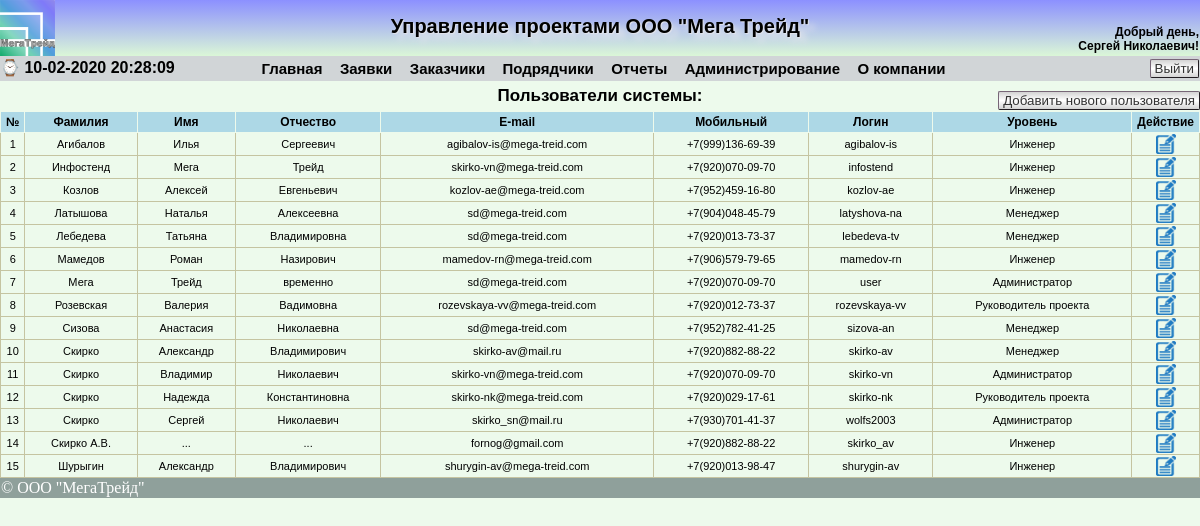
The page /showusers.php (signed in) on the database its author committed.
### tables this page shows
CREATE TABLE `users` (
  `id_users` int(11) NOT NULL AUTO_INCREMENT,
  `login` varchar(50) NOT NULL,
  `pass` varchar(50) NOT NULL,
  `surname` varchar(50) NOT NULL,
  `name` varchar(50) NOT NULL,
  `th_name` varchar(50) NOT NULL,
  `email` varchar(50) NOT NULL,
  `mobile` varchar(50) NOT NULL,
  `userlevel` int(1) unsigned NOT NULL,
  PRIMARY KEY (`id_users`)
);

### func/db.php (called while the page is built, shortened)
<?php
function Show_Users($connection)
{
	$search = "SELECT * FROM users ORDER BY surname, name, th_name ASC";
    $result = $connection->query ($search);
    $rows = $result->num_rows;
    if (!$rows) return false;
    else
    {
        $array = array ();
        for ($i=0; $i<$rows; $i++)
        {
            $result->data_seek ($i);
            $row =$result->fetch_array (MYSQLI_ASSOC);
            $array["$i"] = $row;
        }
    }
    return $array;
}
?>

### func/arrays.php (called while the page is built, shortened)
<?php
$user_level = array('Администратор', 'Руководитель проекта', 'Менеджер', 'Инженер');
?>

### showusers.php (the view, shortened to what this page needs)
<?php
require '/connection/config.php';
if($_SESSION['userlevel']==1)
{
require_once '/blocks/header.php';
require '/func/arrays.php';
?>
<!DOCTYPE html>
<html lang="ru">
<head>
</head>
<body>
<?php
	$users = Show_Users($link);
?>
	<div class="showcustomer">
			<div class="breadcrumbs">Пользователи системы:</div>
			<div class="newticket"><a href='/newuser.php' ><button class="button-new">Добавить нового пользователя</button></a></div>
				<table border="1" cellspacing="0">
					<thead>
						<tr class="hdr">
							<th width=1%>№</th>
							<th>Фамилия</th>
							<th>Имя</th>
							<th>Отчество</th>
							<th>E-mail</th>
							<th>Мобильный</th>
							<th>Логин</th>
							<th>Уровень</th>
							<th width=1%>Действие</th>
						</tr>
					</thead>
					<tbody>
				<?php foreach($users as $i => $users) { ?>
					<tr class="reg_text_show_tickets">
						<td align="center"><?=$i+1?></td>
						<td align="center"><?=$users['surname']?></td>
						<td align="center"><?=$users['name']?></td>
						<td align="center"><?=$users['th_name']?></td>
						<td align="center"><?=$users['email']?></td>
						<td align="center"><?=$users['mobile']?></td>
						<td align="center"><?=$users['login']?></td>
						<td align="center"><?=$user_level[$users['userlevel']-1]?></td>
						<td align="center"><a href='/edituser.php?user_id=<?= $users['id_users'] ?>' title = 'Изменить'>
						<img src='/images/edit.png' width='20' height='20'></td>
					</tr>
				<?php }?>
			</tbody>
		</table>
	</div>
<div id="footer">&copy; ООО "МегаТрейд"</div>
</body>
</html>
<?php
	}
	else
	{
		header('Location: /');
}
?>

### css/index.css (style rules this page uses)
@media screen { body { margin:0 auto; //height: 100%; //background: radial-gradient(90% 50%, #FFFFFF, #D2E6F2); background: #EDFAEC; } }
@media screen { #footer { display:block; position: relative; bottom:0; background: #8fa09b; color: #fff; padding: 1px; clear: left; //width: 99%; text-align: left; } }
@media screen { .showmodel td, th { padding: 3px 20px; vertical-align: middle; text-align: center; } }
@media screen { .button-new { //color: #000000; //border-top: 1px solid #696969; //background: #EDEDED; //font-size: 13px; //font-family: Lucida Console; background: -moz-linear-gradient(#D0ECF4, #5BC9E1, #D0ECF4); background: -webkit-gradient(linear, 0 0, 0 100%, from(#D3D3D3), to(#D3D3D3), color-stop(0.5, #FFFFFF)); filter: progid:DXImageTransform.Microsoft.gradient(startColorstr='#00BBD6', endColorstr='#EBFFFF'); padding: 1px 4px; color: #333; -moz-border-radius: 5px; -webkit-border-radius: 5px; text-decoration: none; border-radius: 2px; border: 1px outset #767; cursor: pointer; } }
@media screen { .show_rs td, th { padding: 3px 5px; vertical-align: middle; text-align: center; } }
@media screen { .showcustomer { display: block; position: relative; font-family: Arial, Helvetica, sans-serif; color: #000000; //width: 1024px; //margin-top: 5%; padding: 0px; //border: 2px solid black; //background: #C5D1D7; //background: #D7E1E6; //background: linear-gradient(90deg, rgba(121,58,180,0) 0%, #C6D3DA 5%, #C6D3DA 95%, rgba(131,58,180,0) 100%); text-align: center; margin: 0 auto; //margin-top: 1%; //border-radius: 20px; //-moz-border-radius: 20px; //-webkit-border-radius: 20px; } }
@media screen { .showcustomer table { margin: 0 auto; width: 100%; border-collapse: collapse; //background:#F0FFFF; border: 0px solid #C5C4A1; //padding: 10px; } }
@media screen { .hdr { background:#ADD8E6; font-family: Arial, Helvetica, sans-serif; border: 1px solid #EDFAEC; font-size: 12px; } }
@media screen { .newticket { display: block; position: absolute; //position: relative; top: 10px; right: 0px; } }
@media screen { .reg_text_show_tickets { //background: green; //font-size: calc(0.2vw + 0.2vh + 1vmin); font-size: 11px; font-family: Arial, Helvetica, sans-serif; vertical-align: middle; text-align: center; font-weight: normal; width: 250px; //color: #FF0000; word-wrap: break-word; } }
@media screen { .breadcrumbs { display: block; position: relative; margin: 0 auto; padding-bottom: 10px; top: 5px; font-size: 17px; font-family: Arial, Helvetica, sans-serif; //vertical-align: middle; //text-align: left; font-weight: bold; color: #000000; width: 60%; } }

### rows shown on the page
users: surname "Агибалов", name "Илья", th_name "Сергеевич", email "agibalov-is@mega-treid.com", mobile "+7(999)136-69-39", login "agibalov-is", userlevel "Инженер"
users: surname "Инфостенд", name "Мега", th_name "Трейд", email "skirko-vn@mega-treid.com", mobile "+7(920)070-09-70", login "infostend", userlevel "Инженер"
users: surname "Козлов", name "Алексей", th_name "Евгеньевич", email "kozlov-ae@mega-treid.com", mobile "+7(952)459-16-80", login "kozlov-ae", userlevel "Инженер"
users: surname "Латышова", name "Наталья", th_name "Алексеевна", email "sd@mega-treid.com", mobile "+7(904)048-45-79", login "latyshova-na", userlevel "Менеджер"
users: surname "Лебедева", name "Татьяна", th_name "Владимировна", email "sd@mega-treid.com", mobile "+7(920)013-73-37", login "lebedeva-tv", userlevel "Менеджер"
users: surname "Мамедов", name "Роман", th_name "Назирович", email "mamedov-rn@mega-treid.com", mobile "+7(906)579-79-65", login "mamedov-rn", userlevel "Инженер"
users: surname "Мега", name "Трейд", th_name "временно", email "sd@mega-treid.com", mobile "+7(920)070-09-70", login "user", userlevel "Администратор"
users: surname "Розевская", name "Валерия", th_name "Вадимовна", email "rozevskaya-vv@mega-treid.com", mobile "+7(920)012-73-37", login "rozevskaya-vv", userlevel "Руководитель проекта"
users: surname "Сизова", name "Анастасия", th_name "Николаевна", email "sd@mega-treid.com", mobile "+7(952)782-41-25", login "sizova-an", userlevel "Менеджер"
users: surname "Скирко", name "Александр", th_name "Владимирович", email "skirko-av@mail.ru", mobile "+7(920)882-88-22", login "skirko-av", userlevel "Менеджер"
users: surname "Скирко", name "Владимир", th_name "Николаевич", email "skirko-vn@mega-treid.com", mobile "+7(920)070-09-70", login "skirko-vn", userlevel "Администратор"
users: surname "Скирко", name "Надежда", th_name "Константиновна", email "skirko-nk@mega-treid.com", mobile "+7(920)029-17-61", login "skirko-nk", userlevel "Руководитель проекта"
users: surname "Скирко", name "Сергей", th_name "Николаевич", email "skirko_sn@mail.ru", mobile "+7(930)701-41-37", login "wolfs2003", userlevel "Администратор"
users: surname "Скирко А.В.", name "...", th_name "...", email "fornog@gmail.com", mobile "+7(920)882-88-22", login "skirko_av", userlevel "Инженер"
users: surname "Шурыгин", name "Александр", th_name "Владимирович", email "shurygin-av@mega-treid.com", mobile "+7(920)013-98-47", login "shurygin-av", userlevel "Инженер"

### other values the page prints
$_SESSION["io"] "Сергей Николаевич"
